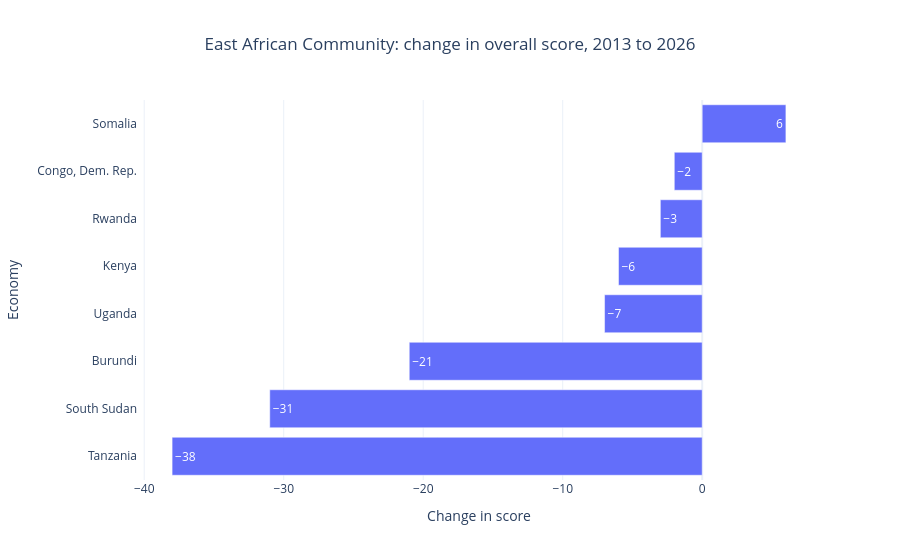

Notebook source saved alongside this figure:
### Code cell
eac_movers = eac[eac['Year'].isin([2013, 2026])].pivot_table(index='Economy', columns='Year', values='Score', aggfunc='first')
eac_movers['change'] = (eac_movers[2026] - eac_movers[2013]).round(1)
eac_movers = eac_movers.sort_values('change')

fig = px.bar(
    eac_movers.reset_index(),
    x='change',
    y='Economy',
    orientation='h',
    title='East African Community: change in overall score, 2013 to 2026',
    labels={'change': 'Change in score', 'Economy': 'Economy'},
    text_auto=True,
)
fig.update_layout(template='plotly_white', title_x=0.5)
fig.show()

### Figure 1 — Plotly figure (JSON) as saved in the notebook; plotly's stock layout.template omitted (floating-point values rounded to 4 significant figures)
{"data": [{"hovertemplate": "Change in score=%{x}<br>Economy=%{y}<extra></extra>", "legendgroup": "", "marker": {"color": "#636efa", "pattern": {"shape": ""}}, "name": "", "orientation": "h", "showlegend": false, "textposition": "auto", "texttemplate": "%{x}", "type": "bar", "x": [-38.0, -31.0, -21.0, -7.0, -6.0, -3.0, -2.0, 6.0], "xaxis": "x", "y": ["Tanzania", "South Sudan", "Burundi", "Uganda", "Kenya", "Rwanda", "Congo, Dem. Rep.", "Somalia"], "yaxis": "y"}], "layout": {"barmode": "relative", "legend": {"tracegroupgap": 0}, "title": {"text": "East African Community: change in overall score, 2013 to 2026", "x": 0.5}, "xaxis": {"anchor": "y", "domain": [0.0, 1.0], "title": {"text": "Change in score"}}, "yaxis": {"anchor": "x", "domain": [0.0, 1.0], "title": {"text": "Economy"}}}}
